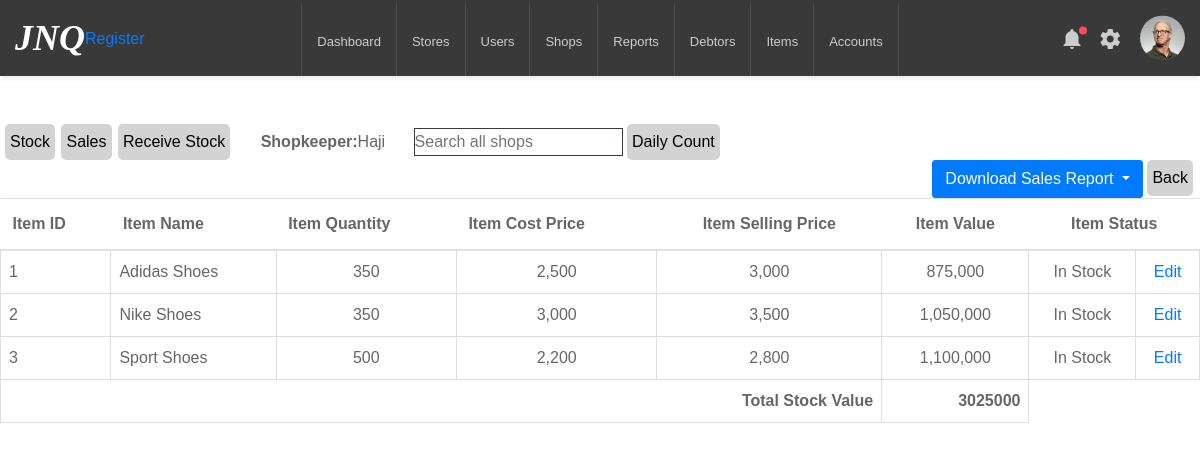
The app's page /view_shops/1 (signed in), older data.
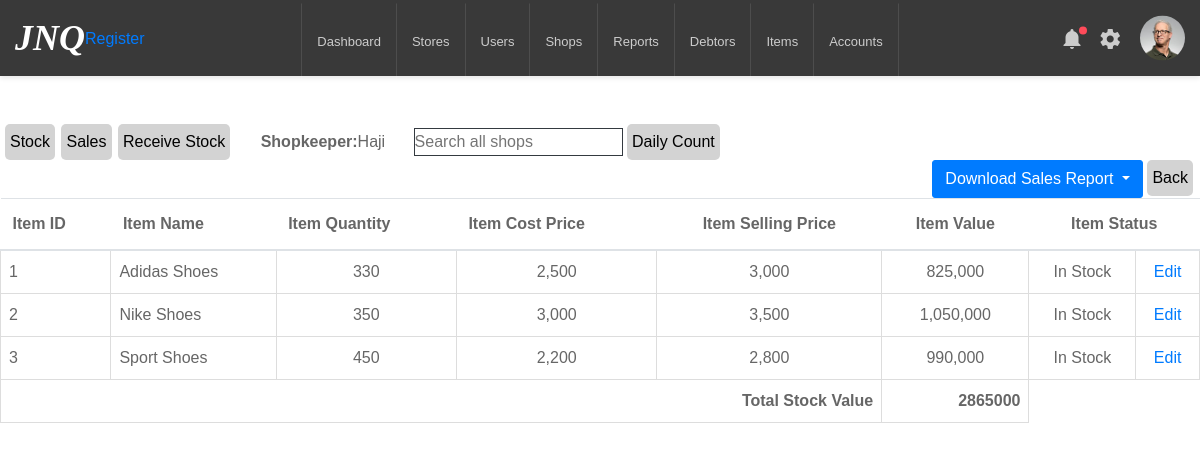
The same page, newer data.
### inventory/models.py (models this page shows)
class ShopItem(db.Model):
    id = db.Column(db.Integer, primary_key=True)
    shop_id = db.Column('shop_id', db.Integer, db.ForeignKey('shop.id'))
    item_id = db.Column('item_id', db.Integer, db.ForeignKey('item.id'))
    item_quantity = db.Column(db.Integer, nullable=False)
    item_value = db.Column(db.Integer, nullable=False)
    item_status = db.Column(db.String(20), nullable=False, default='In Stock')
    date_added = db.Column(db.DateTime, default=datetime.now)
    daily_count = db.relationship('DailyCount', backref='daily_count_item', lazy=True)
    shop = db.relationship('Shop', back_populates='item_association')
    item = db.relationship('Item', back_populates='shops')

class Item(db.Model):
    id = db.Column(db.Integer, primary_key=True)
    item_name = db.Column(db.String(100), nullable=False)
    item_cost_price = db.Column(db.Integer, nullable=False)
    item_selling_price = db.Column(db.Integer, nullable=False)
    date_added = db.Column(db.DateTime, default=datetime.now)
    stores = db.relationship('StoreItem', back_populates='item')
    shops = db.relationship('ShopItem', back_populates='item')

### inventory/routes.py (the view, shortened to what this page needs)
@app.route('/view_shops/<int:shop_id>', methods=['GET'])
def view_shop(shop_id):
    shop = Shop.query.get_or_404(shop_id)
    date = today_date()
    stock_value_list = []
    for product in ShopItem.query.filter_by(shop_id=shop.id).all():
        stock_value_list.append(product.item_value)
    total_stock_value = sum(stock_value_list)
    return render_template('view_shop.html', shop=shop, total_stock_value=total_stock_value, date=date, ShopItem=ShopItem)

### inventory/models.py (called while the page is built)
@login_manager.user_loader
def load_user(user_id):
    return User.query.get(int(user_id))

### inventory/routes.py (called while the page is built)
def today_date():
    date_today = datetime.today().strftime('%d-%m-%Y')
    return date_today

### inventory/templates/view_shop.html (shortened to what this page needs)
{% extends 'layout.html' %}
{% block content %}
    <div class="button-container">
      <a href="{{ url_for('view_shop', shop_id=shop.id)}}" class="button">Stock</a>
      <a href="{{ url_for('stock_sold', shop_id=shop.id)}}" class="button">Sales</a>
      <a href="{{ url_for('stock_received', shop_id=shop.id)}}" class="button">Receive Stock</a>
      {% if current_user in shop.shopkeepers %}
          <a class="ml-4"><strong>Shopkeeper:</strong>{{current_user.username }}</a>
      {% else %}
          <a class="ml-4"><strong>Shopkeeper:</strong>{{shop.shopkeepers[0].user_details.username }}</a>
      {% endif %}
      <input type="search" id="searchShops" class="inline-search ml-4 border border-dark" placeholder="Search all shops">
      <a href="{{ url_for('view_daily_count', shop_id=shop.id)}}" class="button">Daily Count</a>
      {% if current_user.user_role == 'Admin' %}
          <div class="float-right">
              <button class="btn btn-primary dropdown-toggle" type="button" id="salesDropdown" data-toggle="dropdown" aria-haspopup="true" aria-expanded="false">
                Download Sales Report
              </button>
              <a href="{{ url_for('view_shops')}}" class="button">Back</a>
          </div>
      {% endif %}
    </div>
    <table class="table table-hover table-condensed">
      <thead>
        <tr>
          <th>Item ID</th>
          <th>Item Name</th>
          {% if current_user.user_role=='Admin' %}
            <th>Item Quantity</th>
            <th>Item Cost Price</th>
          {% endif %}
          <th class="text-center">Item Selling Price</th>
          {% if current_user.user_role=='Admin' %}
            <th class="text-center">Item Value</th>
          {% endif %}
          <th colspan="2" class="text-center">Item Status</th>
        </tr>
      </thead>
      <tbody>
        {% for product in ShopItem.query.filter_by(shop_id=shop.id).all() %}
          <tr>
              <td>{{ product.id }}</td>
              <td>{{ product.item.item_name }}</td>
              {% if current_user.user_role=='Admin' %}
                <td class="text-center">{{ "{:,}".format(product.item_quantity) }}</td>
                <td class="text-center">{{ "{:,}".format(product.item.item_cost_price) }}</td>
              {% endif %}
              <td class="text-center">{{ "{:,}".format(product.item.item_selling_price) }}</td>
              {% if current_user.user_role=='Admin' %}
                <td class="text-center">{{ "{:,}".format(product.item_value) }}</td>
              {% endif %}
              <td class="text-center">{{ product.item_status }}</td>
              {% if current_user.user_role=='Admin' %}
                <td class="text-center"><a href="{{ url_for ('edit_shop_stock', stock_id=product.id) }}">Edit</a></td>
              {% endif %}
          </tr>
        {% endfor %}
          <tr>
              {% if current_user.user_role=='Admin' %}
                  <td colspan="5" class="text-right"><strong>Total Stock Value</strong></td>
                  <td class="text-right"><strong>{{total_stock_value}}</strong></td>
              {% endif %}
          </tr>
      </tbody>
    </table>
{% endblock content%}

Row changes from the older to the newer data that the page shows:
changed ShopItem "Adidas Shoes": item_quantity "350" → "330"; item_value "875,000" → "825,000"
changed ShopItem "Sport Shoes": item_quantity "500" → "450"; item_value "1,100,000" → "990,000"
Text that changed along with them:
{{ total_stock_value }}: "3025000" → "2865000"
